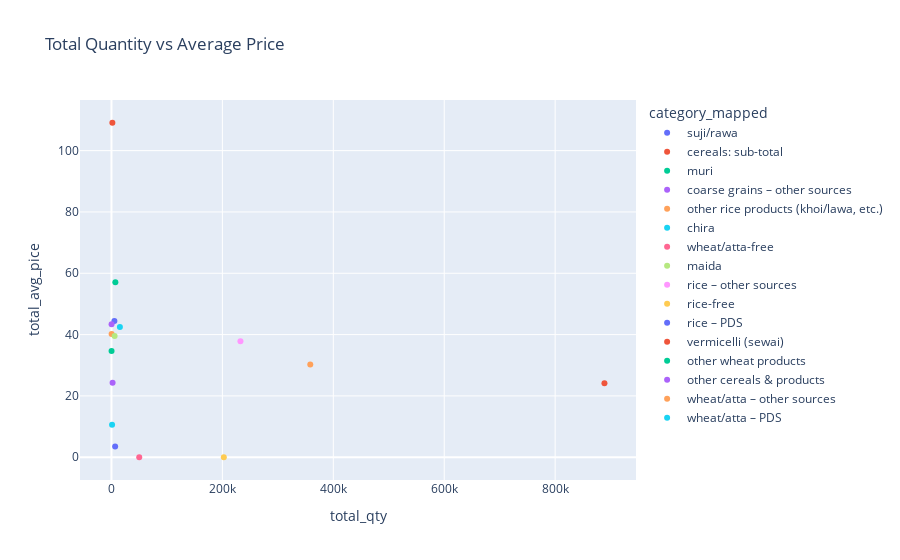

Notebook code for this chart:
### Code cell
fig = px.scatter(
    cat_df,
    x="total_qty",
    y="total_avg_pice",
    color="category_mapped",
    title="Total Quantity vs Average Price"
)

fig.show()

### Figure 1 — Plotly figure (JSON) as saved in the notebook; plotly's stock layout.template omitted (floating-point values rounded to 4 significant figures)
{"data": [{"hovertemplate": "category_mapped=suji/rawa<br>total_qty=%{x}<br>total_avg_pice=%{y}<extra></extra>", "legendgroup": "suji/rawa", "marker": {"color": "#636efa", "symbol": "circle"}, "mode": "markers", "name": "suji/rawa", "orientation": "v", "showlegend": true, "type": "scatter", "x": [5295.0], "xaxis": "x", "y": [44.45], "yaxis": "y"}, {"hovertemplate": "category_mapped=cereals: sub-total<br>total_qty=%{x}<br>total_avg_pice=%{y}<extra></extra>", "legendgroup": "cereals: sub-total", "marker": {"color": "#EF553B", "symbol": "circle"}, "mode": "markers", "name": "cereals: sub-total", "orientation": "v", "showlegend": true, "type": "scatter", "x": [888900.0], "xaxis": "x", "y": [24.13], "yaxis": "y"}, {"hovertemplate": "category_mapped=muri<br>total_qty=%{x}<br>total_avg_pice=%{y}<extra></extra>", "legendgroup": "muri", "marker": {"color": "#00cc96", "symbol": "circle"}, "mode": "markers", "name": "muri", "orientation": "v", "showlegend": true, "type": "scatter", "x": [7026.0], "xaxis": "x", "y": [57.09], "yaxis": "y"}, {"hovertemplate": "category_mapped=coarse grains – other sources<br>total_qty=%{x}<br>total_avg_pice=%{y}<extra></extra>", "legendgroup": "coarse grains – other sources", "marker": {"color": "#ab63fa", "symbol": "circle"}, "mode": "markers", "name": "coarse grains – other sources", "orientation": "v", "showlegend": true, "type": "scatter", "x": [2027.0], "xaxis": "x", "y": [24.29], "yaxis": "y"}, {"hovertemplate": "category_mapped=other rice products (khoi/lawa, etc.)<br>total_qty=%{x}<br>total_avg_pice=%{y}<extra></extra>", "legendgroup": "other rice products (khoi/lawa, etc.)", "marker": {"color": "#FFA15A", "symbol": "circle"}, "mode": "markers", "name": "other rice products (khoi/lawa, etc.)", "orientation": "v", "showlegend": true, "type": "scatter", "x": [284.4], "xaxis": "x", "y": [40.16], "yaxis": "y"}, {"hovertemplate": "category_mapped=chira<br>total_qty=%{x}<br>total_avg_pice=%{y}<extra></extra>", "legendgroup": "chira", "marker": {"color": "#19d3f3", "symbol": "circle"}, "mode": "markers", "name": "chira", "orientation": "v", "showlegend": true, "type": "scatter", "x": [15220.0], "xaxis": "x", "y": [42.52], "yaxis": "y"}, {"hovertemplate": "category_mapped=wheat/atta-free<br>total_qty=%{x}<br>total_avg_pice=%{y}<extra></extra>", "legendgroup": "wheat/atta-free", "marker": {"color": "#FF6692", "symbol": "circle"}, "mode": "markers", "name": "wheat/atta-free", "orientation": "v", "showlegend": true, "type": "scatter", "x": [50070.0], "xaxis": "x", "y": [0.0], "yaxis": "y"}, {"hovertemplate": "category_mapped=maida<br>total_qty=%{x}<br>total_avg_pice=%{y}<extra></extra>", "legendgroup": "maida", "marker": {"color": "#B6E880", "symbol": "circle"}, "mode": "markers", "name": "maida", "orientation": "v", "showlegend": true, "type": "scatter", "x": [5663.0], "xaxis": "x", "y": [39.58], "yaxis": "y"}, {"hovertemplate": "category_mapped=rice – other sources<br>total_qty=%{x}<br>total_avg_pice=%{y}<extra></extra>", "legendgroup": "rice – other sources", "marker": {"color": "#FF97FF", "symbol": "circle"}, "mode": "markers", "name": "rice – other sources", "orientation": "v", "showlegend": true, "type": "scatter", "x": [232600.0], "xaxis": "x", "y": [37.87], "yaxis": "y"}, {"hovertemplate": "category_mapped=rice-free<br>total_qty=%{x}<br>total_avg_pice=%{y}<extra></extra>", "legendgroup": "rice-free", "marker": {"color": "#FECB52", "symbol": "circle"}, "mode": "markers", "name": "rice-free", "orientation": "v", "showlegend": true, "type": "scatter", "x": [202600.0], "xaxis": "x", "y": [0.0], "yaxis": "y"}, {"hovertemplate": "category_mapped=rice – PDS<br>total_qty=%{x}<br>total_avg_pice=%{y}<extra></extra>", "legendgroup": "rice – PDS", "marker": {"color": "#636efa", "symbol": "circle"}, "mode": "markers", "name": "rice – PDS", "orientation": "v", "showlegend": true, "type": "scatter", "x": [6656.0], "xaxis": "x", "y": [3.524], "yaxis": "y"}, {"hovertemplate": "category_mapped=vermicelli (sewai)<br>total_qty=%{x}<br>total_avg_pice=%{y}<extra></extra>", "legendgroup": "vermicelli (sewai)", "marker": {"color": "#EF553B", "symbol": "circle"}, "mode": "markers", "name": "vermicelli (sewai)", "orientation": "v", "showlegend": true, "type": "scatter", "x": [1629.0], "xaxis": "x", "y": [109.1], "yaxis": "y"}, {"hovertemplate": "category_mapped=other wheat products<br>total_qty=%{x}<br>total_avg_pice=%{y}<extra></extra>", "legendgroup": "other wheat products", "marker": {"color": "#00cc96", "symbol": "circle"}, "mode": "markers", "name": "other wheat products", "orientation": "v", "showlegend": true, "type": "scatter", "x": [156.4], "xaxis": "x", "y": [34.62], "yaxis": "y"}, {"hovertemplate": "category_mapped=other cereals & products<br>total_qty=%{x}<br>total_avg_pice=%{y}<extra></extra>", "legendgroup": "other cereals & products", "marker": {"color": "#ab63fa", "symbol": "circle"}, "mode": "markers", "name": "other cereals & products", "orientation": "v", "showlegend": true, "type": "scatter", "x": [165.6], "xaxis": "x", "y": [43.38], "yaxis": "y"}, {"hovertemplate": "category_mapped=wheat/atta – other sources<br>total_qty=%{x}<br>total_avg_pice=%{y}<extra></extra>", "legendgroup": "wheat/atta – other sources", "marker": {"color": "#FFA15A", "symbol": "circle"}, "mode": "markers", "name": "wheat/atta – other sources", "orientation": "v", "showlegend": true, "type": "scatter", "x": [358500.0], "xaxis": "x", "y": [30.27], "yaxis": "y"}, {"hovertemplate": "category_mapped=wheat/atta – PDS<br>total_qty=%{x}<br>total_avg_pice=%{y}<extra></extra>", "legendgroup": "wheat/atta – PDS", "marker": {"color": "#19d3f3", "symbol": "circle"}, "mode": "markers", "name": "wheat/atta – PDS", "orientation": "v", "showlegend": true, "type": "scatter", "x": [1089.0], "xaxis": "x", "y": [10.63], "yaxis": "y"}], "layout": {"legend": {"title": {"text": "category_mapped"}, "tracegroupgap": 0}, "title": {"text": "Total Quantity vs Average Price"}, "xaxis": {"anchor": "y", "domain": [0, 1], "title": {"text": "total_qty"}}, "yaxis": {"anchor": "x", "domain": [0, 1], "title": {"text": "total_avg_pice"}}}}
